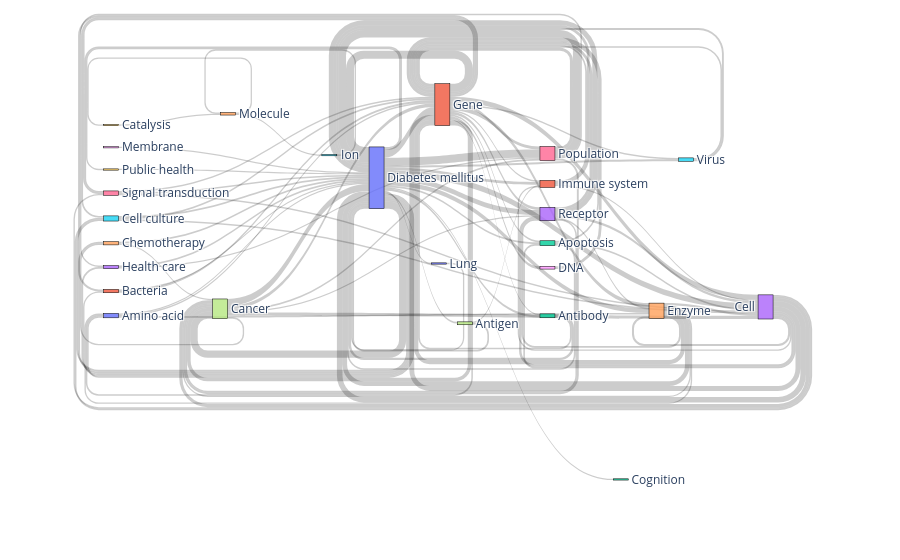

Notebook cell for this chart:
### Code cell
import plotly.graph_objects as go
import urllib, json

# url = 'https://raw.githubusercontent.com/plotly/plotly.js/master/test/image/mocks/sankey_energy.json'
# response = urllib.request.urlopen(url)
# data = json.loads(response.read())
fig = go.Figure(data=[go.Sankey(
#     valueformat = ".0f",
#     valuesuffix = "TWh",
    # Define nodes
    node = dict(
      pad = 15,
      thickness = 15,
      line = dict(color = "black", width = 0.5),
      label =  nodes),
    # Add links
    link = dict(
      source =  small_fos_graph['source'],
      target =  small_fos_graph['target'],
      value =  small_fos_graph['Weight']  ))])

# fig.update_layout(title_text="Energy forecast for 2050<br>Source: Department of Energy & Climate Change, Tom Counsell via <a href='https://bost.ocks.org/mike/sankey/'>Mike Bostock</a>",
#                   font_size=10)
fig.show()

### Figure 1 — Plotly figure (JSON) as saved in the notebook; plotly's stock layout.template omitted (floating-point values rounded to 4 significant figures)
{"data": [{"link": {"source": [10, 11, 10, 16, 10, 7, 10, 23, 10, 13, 11, 23, 14, 10, 14, 11, 11, 7, 23, 7, 11, 16, 18, 10, 11, 11, 13, 21, 13, 23, 12, 10, 14, 23, 1, 11, 7, 16, 15, 10, 10, 4, 14, 5, 10, 10, 13, 5, 11, 0, 10, 11, 5, 17, 23, 11, 21, 3, 23, 22, 10, 22, 10, 11, 22, 12, 11, 15, 6, 11, 11, 13, 6, 0, 23, 7, 7, 4, 0, 1, 14, 23, 16, 10, 25, 6, 24, 10, 20, 10, 10, 21, 10, 3, 17, 14, 9, 8, 24, 19], "target": [11, 10, 16, 10, 7, 10, 23, 10, 13, 10, 23, 11, 10, 14, 11, 14, 7, 11, 7, 23, 16, 11, 11, 21, 13, 18, 11, 10, 23, 13, 10, 12, 23, 14, 11, 1, 16, 7, 10, 4, 15, 10, 13, 10, 5, 3, 14, 11, 21, 11, 22, 5, 23, 10, 22, 22, 11, 10, 5, 10, 17, 23, 6, 0, 11, 11, 6, 11, 10, 15, 12, 7, 11, 10, 6, 4, 13, 7, 14, 10, 0, 21, 3, 0, 24, 23, 25, 9, 10, 1, 20, 23, 2, 16, 21, 7, 10, 10, 19, 24], "value": [380180, 378632, 371056, 357420, 333916, 324407, 266482, 263907, 240595, 237398, 231523, 229584, 217930, 208453, 193197, 182814, 167317, 161350, 151879, 147203, 142002, 140675, 130880, 130286, 128918, 128473, 128303, 127780, 113870, 113682, 112977, 110211, 105191, 96270, 95456, 94273, 91585, 89592, 89217, 88434, 87246, 86701, 86214, 85203, 82290, 82223, 80081, 79869, 79467, 79342, 78971, 78500, 78165, 77626, 76951, 75916, 75902, 75801, 75704, 75421, 74840, 74646, 73941, 73066, 72917, 70968, 70483, 70347, 70078, 69947, 68679, 67156, 66307, 66074, 64839, 64623, 63957, 63518, 62665, 62593, 62570, 62504, 62366, 62126, 61749, 61630, 61443, 61346, 60930, 60821, 60476, 60332, 59999, 59910, 59744, 59445, 58876, 58582, 58379, 58294]}, "node": {"label": ["Amino acid", "Bacteria", "Cognition", "Health care", "Chemotherapy", "Cell culture", "Signal transduction", "Cancer", "Membrane", "Public health", "Diabetes mellitus", "Gene", "Antibody", "Receptor", "Enzyme", "Virus", "Population", "Antigen", "DNA", "Catalysis", "Lung", "Immune system", "Apoptosis", "Cell", "Molecule", "Ion"], "line": {"color": "black", "width": 0.5}, "pad": 15, "thickness": 15, "x": [0.04213, 0.04213, 0.7308, 0.04213, 0.04213, 0.04213, 0.04213, 0.1895, 0.04213, 0.04213, 0.4007, 0.4897, 0.6317, 0.6317, 0.7791, 0.819, 0.6317, 0.5201, 0.6317, 0.04213, 0.4849, 0.6317, 0.6317, 0.9265, 0.2003, 0.3369], "y": [0.5674, 0.5029, 0.9985, 0.4399, 0.377, 0.3118, 0.2451, 0.5496, 0.1244, 0.1829, 0.2048, 0.01217, 0.568, 0.3001, 0.5547, 0.1568, 0.1409, 0.5877, 0.4413, 0.06602, 0.4302, 0.2209, 0.3769, 0.5446, 0.03628, 0.1451]}, "type": "sankey"}], "layout": {"autosize": true}}
